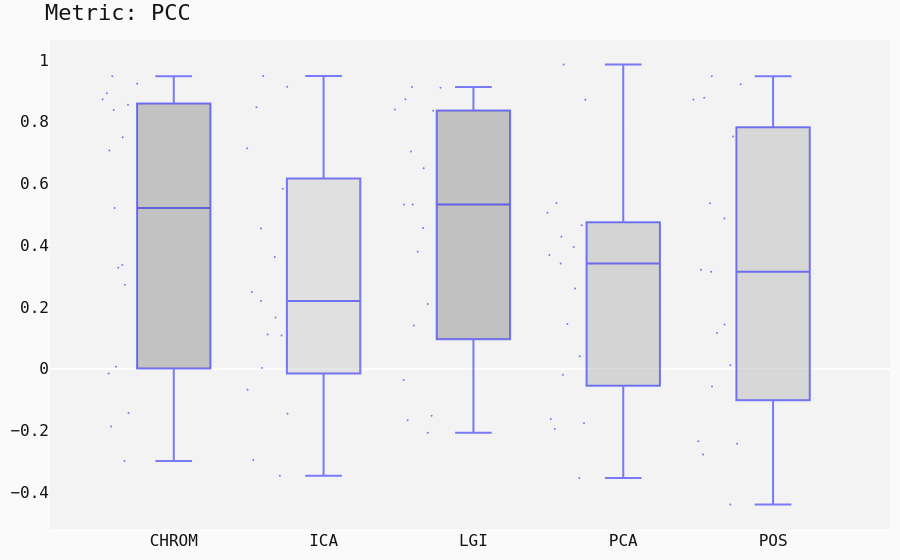

Here is the notebook cell this chart was saved with:
### Code cell
## -- Median
ANALYSIS(dataset, 'median', metrics=['PCC'])
STATS(dataset, approach='median')

### Figure 1 — Plotly figure (JSON) as saved in the notebook; plotly's stock layout.template omitted (floating-point values rounded to 4 significant figures)
{"data": [{"boxpoints": "all", "fillcolor": "rgba(145,145,145,0.5)", "jitter": 0.7, "line": {"color": "rgba(0,0,255,0.5)", "width": 2}, "marker": {"size": 2}, "name": "CHROM", "type": "box", "y": [0.8386, 0.3361, -0.2984, -0.187, 0.00673, 0.2725, 0.7073, 0.8921, 0.7503, 0.3273, 0.5207, -0.01478, 0.9233, 0.873, -0.1429, 0.855, 0.9477]}, {"boxpoints": "all", "fillcolor": "rgba(206,206,206,0.5)", "jitter": 0.7, "line": {"color": "rgba(0,0,255,0.5)", "width": 2}, "marker": {"size": 2}, "name": "ICA", "type": "box", "y": [-0.06793, 0.3618, 0.00252, -0.2956, 0.1079, -0.1453, 0.2199, 0.1666, 0.1112, 0.4546, 0.2491, 0.7143, 0.9138, 0.847, -0.3467, 0.5835, 0.9483]}, {"boxpoints": "all", "fillcolor": "rgba(143,143,143,0.5)", "jitter": 0.7, "line": {"color": "rgba(0,0,255,0.5)", "width": 2}, "marker": {"size": 2}, "name": "LGI", "type": "box", "y": [0.532, 0.4564, -0.1669, -0.207, -0.03661, 0.2101, 0.7036, 0.1401, 0.5318, 0.3793, 0.6494, 0.8727, 0.9099, 0.8356, -0.1523, 0.8399, 0.9125]}, {"boxpoints": "all", "fillcolor": "rgba(181,181,181,0.5)", "jitter": 0.7, "line": {"color": "rgba(0,0,255,0.5)", "width": 2}, "marker": {"size": 2}, "name": "PCA", "type": "box", "y": [0.9857, 0.369, -0.1759, -0.3535, 0.04083, -0.01919, 0.2598, 0.3943, 0.4647, 0.3412, 0.5052, -0.1947, 0.1455, 0.4274, -0.1625, 0.8712, 0.5368]}, {"boxpoints": "all", "fillcolor": "rgba(187,187,187,0.5)", "jitter": 0.7, "line": {"color": "rgba(0,0,255,0.5)", "width": 2}, "marker": {"size": 2}, "name": "POS", "type": "box", "y": [0.4866, 0.3207, -0.4396, -0.2776, 0.1435, -0.05702, 0.1157, -0.2349, 0.7527, 0.3142, 0.5361, 0.01139, 0.9215, 0.8781, -0.243, 0.8724, 0.9473]}], "layout": {"font": {"color": "rgb(20,20,20)", "family": "monospace", "size": 16}, "margin": {"b": 20, "l": 20, "r": 10, "t": 40}, "paper_bgcolor": "rgb(250, 250, 250)", "plot_bgcolor": "rgb(243, 243, 243)", "showlegend": false, "title": {"text": "Metric: PCC"}, "xaxis": {"type": "category"}, "yaxis": {"autorange": true, "gridcolor": "rgb(255,255,255)", "gridwidth": 0.1, "showgrid": true, "title": {"font": {"size": 30}}, "type": "linear", "zeroline": true, "zerolinewidth": 2}}}
